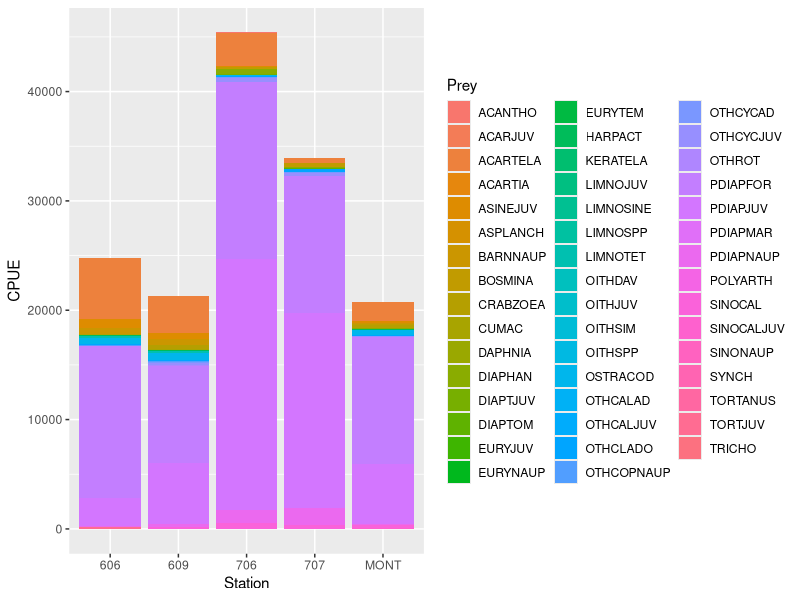
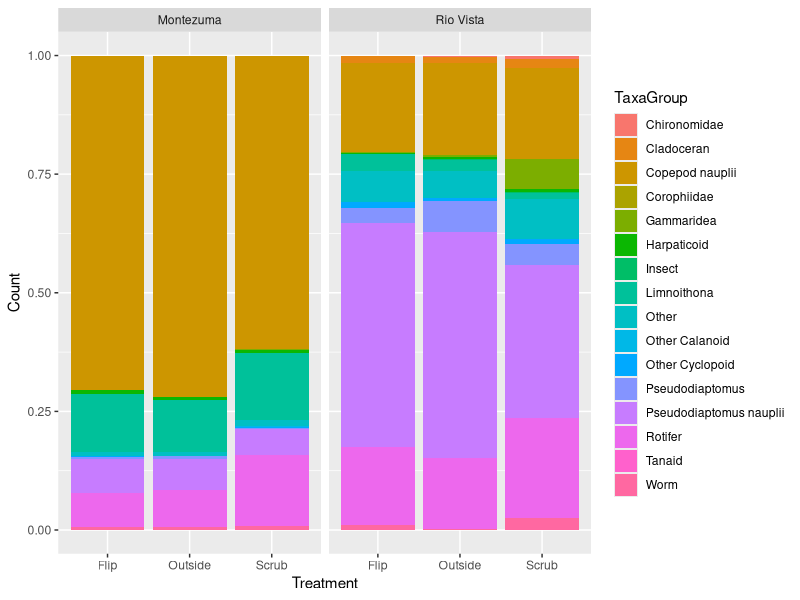
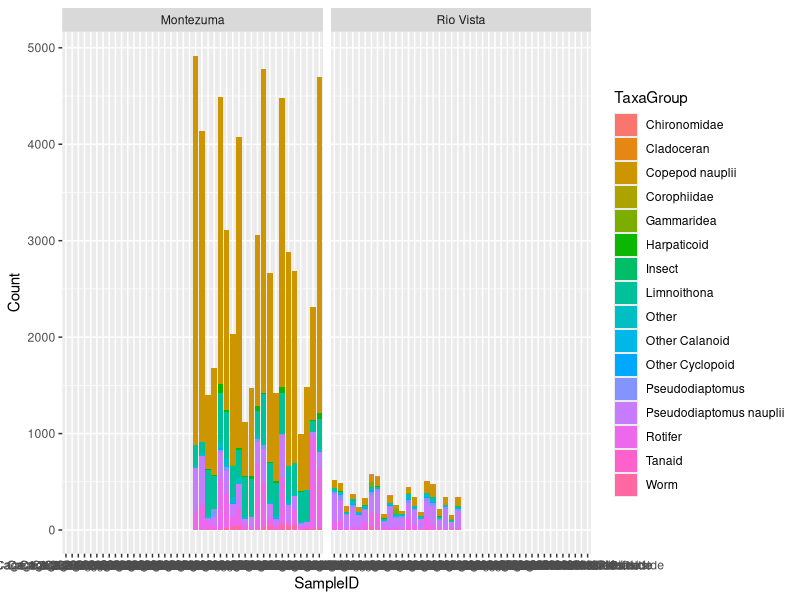
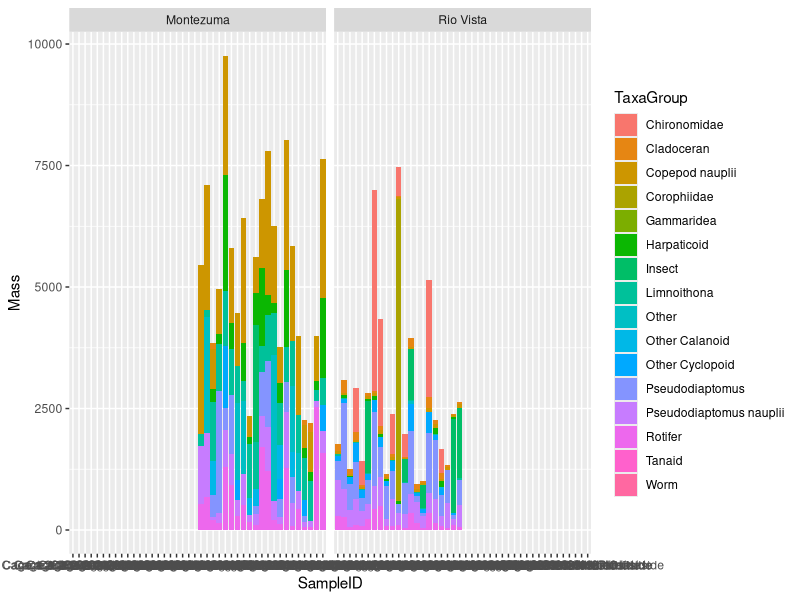
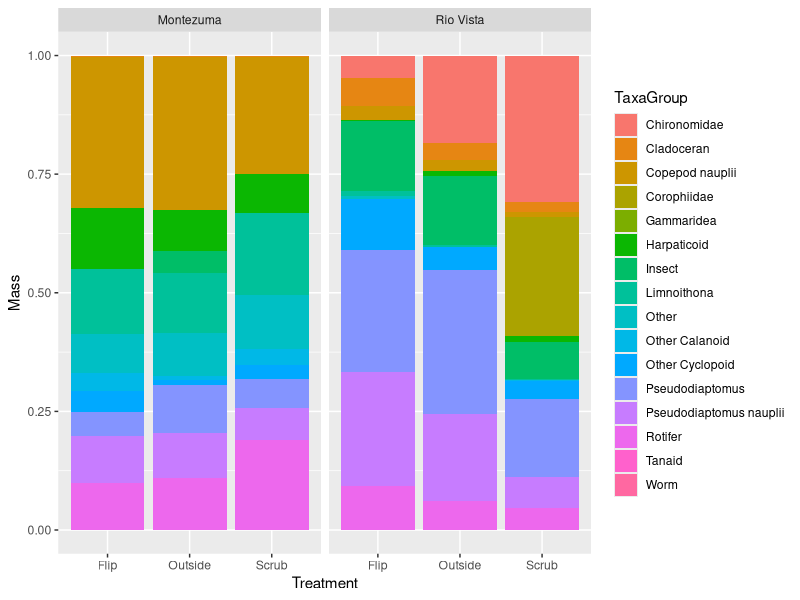
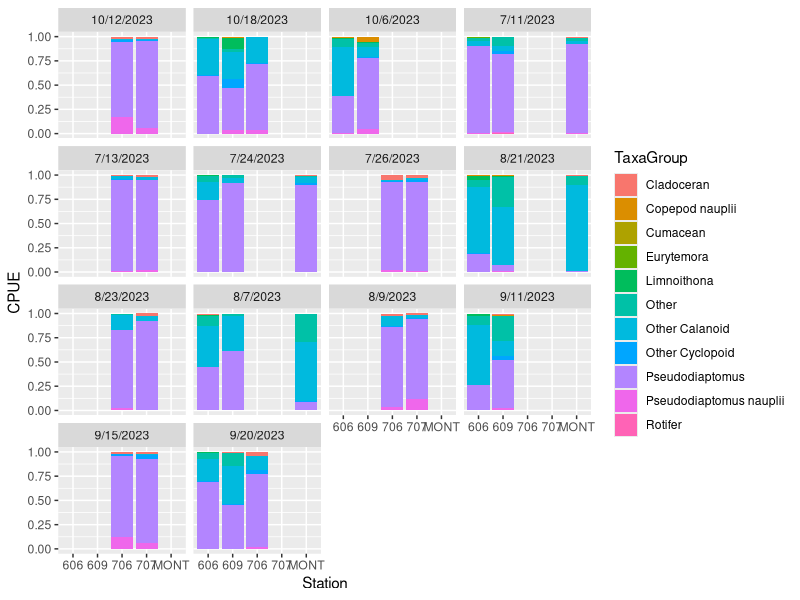
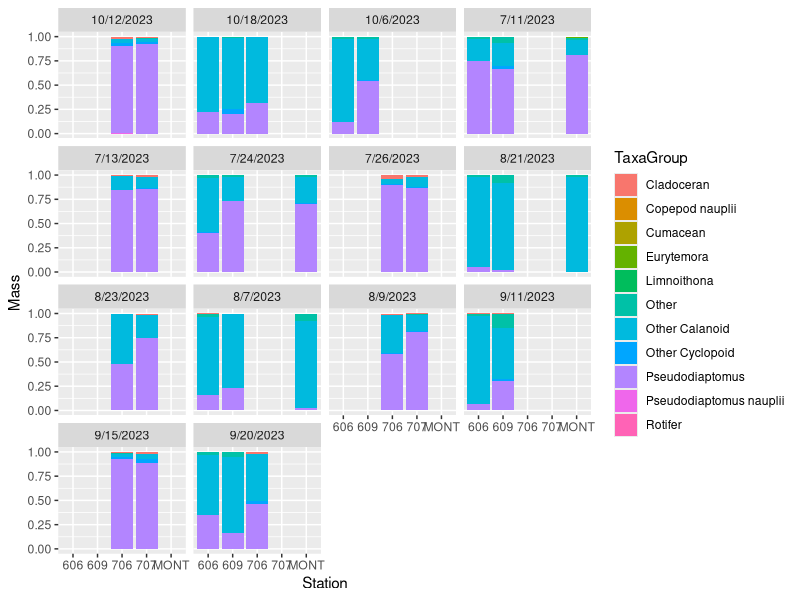
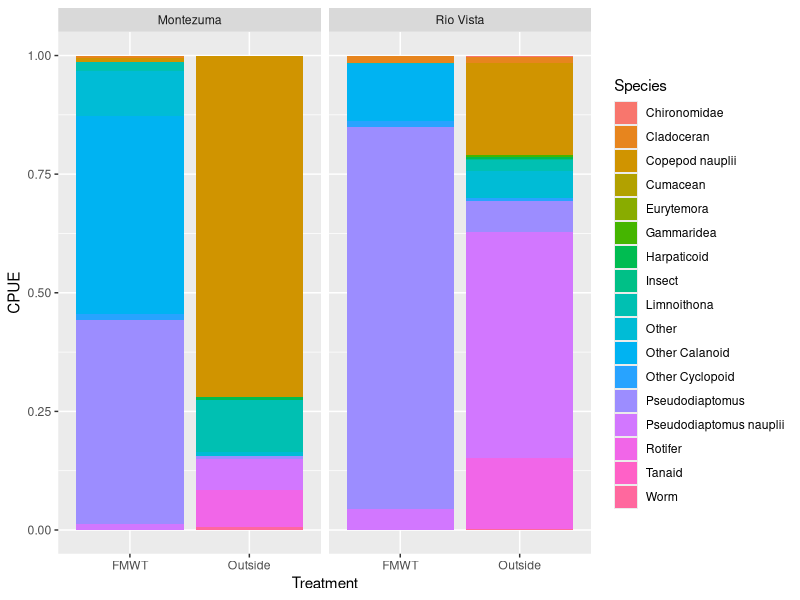

These charts were generated, in order, by the following R code:
#This analysis is to compare the zooplankton assemblage from the biofouling experiment from
#inside of the cages to outside of the cages to the FMWT catches

library(rstatix)
library(tidyverse)
library(lubridate)
library(RColorBrewer)
library(vegan)
library(readxl)
library(ggpubr)
library(dplyr)

#setwd("~/Delta Smelt/biofouling coding")

# Read in Cage Data -------------------------------------------------------
zoops = read_excel("biofouling/ICF_zoops_data_cages.xlsx",
                   sheet = "Zoop Data") 

zoops$Total_Count <- (zoops$`Sample Volume (mL)`/(zoops$`Pipette Volume (mL)`*zoops$`# of Subsamples`))*zoops$Count

#Get data ready to be visualized with our naming conventions
treatments = data.frame(Location = c("Cage 1", "Cage 2", "Cage 3", "Cage 4",
                                     "Cage 5", "Cage 6", "Cage 7", "Cage 8"),
                        Treatment = c("Flip", "Scrub", "Flip", "Scrub",
                                      "Flip", "Scrub", "Flip", "Scrub"))

zoops = mutate(zoops, InOut = case_when(str_detect(Location, "Outside") ~ "Outside",
                                        str_detect(Location, "Inside") ~ "Inside"),
               CageNum = str_sub(Location, 1, 6)) %>%
  left_join(treatments, by = c("CageNum" = "Location")) %>%
  mutate(Treatment = case_when(InOut == "Outside" ~ "Outside",
                               TRUE ~ Treatment),
         Week = week(Date),
         SampleID = paste(CageNum, Date, InOut))
#Adjust for subsampling
#########Don't forget to convert to CPUE
#zoops$Total_Count <- (zoops$`Sample Volume (mL)`/(zoops$`Pipette Volume (mL)`*zoops$`# of Subsamples`))*zoops$Count

# Read in station data ----------------------------------------------------
stations <- read.csv("biofouling/SMSCG_CBNet_2018to2023CPUE_15Jul2024.csv")
#pull station numbers of interest (get comprehensive list from christina)
interest <- c("606","609","MONT","706","707")
stn <- data.frame()
for (i in 1:length(interest)) {
  a <- interest[i]  
  b <- stations[which(stations$Station == a),]
  stn <- rbind(stn, b)
}
stn2023 <- stn[which(stn$Year == 2023),]
#Stations 708 or 709 do not have any data

stn_long <- gather(stn2023, key = 'Prey', value = 'CPUE', ACARTELA:CUMAC)
#exclude all of the preys that start with "ALL..." because they are the sum of other columns i.e. double counting

stn_longx = filter(stn_long, !str_detect(Prey, "ALL"))
#does that same thing stand for "OTH..." category?

#Probably need to filter down dates because it includes the full year

# Crosswalk zoop data --------------------------------------------

#Use crosswalk list Rosie made
#crosswalk = read_csv("biofouling/crosswalk_wstns.csv")
#biomass <- read.csv("biofouling/Cage Biomass crosswalk1.csv")

#new crosswalk from Christina
crosswalk = read_csv("data/Cage Biomass crosswalk Updated.csv")

#masscrosswalk_zoops <- inner_join(crosswalk, biomass, by = c(Zooplankton = "CageCode"))
#masscrosswalk_stations <- inner_join(crosswalk, biomass, by = c(EMP_Code = "EMPCode"))

#Once I built the crosswalk, I joined the common names to each dataset
crosswalkz = select(crosswalk, CageCode, TaxaGroup,  Carbon_weight_ug, WetWeight_g) %>%
  filter(!is.na(CageCode)) %>%
  distinct()
zoops2 = left_join(zoops, crosswalkz, 
                   by = c("Species Name" = "CageCode") )

zoops2.1 = group_by(zoops2, Location, TaxaGroup, Site, Date, CageNum, Treatment, SampleID) %>%
  summarize(Count = sum(Total_Count, na.rm =T), 
            Mass = sum((Total_Count/0.0378541)*Carbon_weight_ug, na.rm =T),
            CPUE = sum(Total_Count/0.0378541)) %>%
  mutate(Type = "Zooplankton") #CPUE*Biomass catch/cubic meter

#add this bit for graphing only
#zoops2.1[nrow(zoops2.1)+1,] <- NA
#a <- nrow(zoops2.1)
#zoops2.1[a,1] <- "Cumacean"
#zoops2.1[a,4] <- "Scrub"
#zoops2.1[a,8] <- "Zooplankton"
#zoops2.1[a,6] <- 0
#zoops2.1[a,2] <- "Rio Vista"
crosswalkEMP = select(crosswalk, EMP_Code, TaxaGroup,  Carbon_weight_ug, WetWeight_g) %>%
  filter(!is.na(EMP_Code)) %>%
  distinct()
stn2 = left_join(stn_longx, crosswalkEMP, 
                 by = c("Prey" = "EMP_Code"))

stn2.1 = stn2 %>%
  mutate(SampleID = paste(Station, Date)) %>%
  #group_by(Year, Station, Date, Analy, CPUE) %>% Scott's origional code
  group_by(Year, Station, Date, TaxaGroup, SampleID) %>% #Rosie's edit
  summarize(CPUE = sum(CPUE, na.rm = T), Mass = sum(CPUE*Carbon_weight_ug, na.rm =T)) %>%
  mutate(Type = "Zooplankton", Treatment = "FMWT")


ggplot(stn2, aes(x = Station, y = CPUE, fill = Prey)) + geom_col()
#looks like "other calanoidA" is mostly acartia or acartiella
#stn2.1 <- stn2.1[which(stn2.1$Analy != "Ignore"),]

#add this bit for graphing only
#miss <- c("Annelida", "Corophiidae", "Gammaridea", "Gastropod", "Hyallela", "Insect")

#for (i in 1:length(miss)) {
#  stn2.1[nrow(stn2.1)+1,] <- NA
#  a <- nrow(stn2.1)
#  stn2.1[a,4] <- miss[i]
#  stn2.1[a,6] <- "Station"
#  stn2.1[a,2] <- "MONT"
#  stn2.1[a,5] <- 0
#  stn2.1[a,3] <- "7/11/2023"
#  stn2.1[a,1] <- 2023
#}
#tail(stn2.1)

#quick graph of the raw data
#collected data graph
ggplot(zoops2.1, aes(x = Treatment, y = Count, fill = TaxaGroup)) + 
  geom_col(position = "fill") +
  facet_wrap(~Site)

ggplot(zoops2.1, aes(x = SampleID, y = Count, fill = TaxaGroup)) + 
  geom_col() +
  facet_wrap(~Site)

ggplot(zoops2.1, aes(x = SampleID, y = Mass, fill = TaxaGroup)) + 
  geom_col() +
  facet_wrap(~Site)



ggplot(zoops2.1, aes(x = Treatment, y = Mass, fill = TaxaGroup)) + 
  geom_col(position = "fill") +
  facet_wrap(~Site)

#Station data graph
ggplot(stn2.1, aes(x = Station, y = CPUE, fill = TaxaGroup)) + 
  geom_col(position = "fill") +
  facet_wrap(~Date) 

ggplot(stn2.1, aes(x = Station, y = Mass, fill = TaxaGroup)) + 
  geom_col(position = "fill") +
  facet_wrap(~Date) 

#Combine data to get at comparisons
head(zoops2.1)
head(stn2.1)

#Rosie's version
zoops2.2 = zoops2.1 %>%
  ungroup() %>%
  select(SampleID, Site, Treatment, CPUE, Mass, 
         Type, CageNum, TaxaGroup, Date)

#zoops2.2 <- zoops2.1$Date
#zoops2.2 <- as_tibble(zoops2.2)
#zoops2.2[,2] <- zoops2.1$Site
#zoops2.2[,3] <- zoops2.1$Treatment
#zoops2.2[,4] <- zoops2.1$Analy
#zoops2.2[,5] <- zoops2.1$Count #should this have been CPUE?
#zoops2.2[,6] <- zoops2.1$Mass

#Rosie's edit
stn2.2 = stn2.1 %>%
  ungroup() %>%
  mutate(Date = mdy(Date)) %>%
  select(SampleID, Date, Type, TaxaGroup, CPUE, Mass, Station) %>%
  mutate(Treatment = "FMWT", Site = case_when(Station %in% c("606", "609", "MONT") ~ "Montezuma",
                                              Station %in% c("706", "707") ~ "Rio Vista"))

#stn2.2 <- stn2.1$Date 
#stn2.2 <- as_tibble(stn2.2)
#stn2.2[,2] <- stn2.1$Station
#stn2.2[,3] <- stn2.1$Type
#stn2.2[,4] <- stn2.1$Analy
#stn2.2[,5] <- stn2.1$CPUE
#stn2.2[,6] <- stn2.1$Mass

#cnames <- c("Date", "Site", "Type", "Species", "CPUE", "Mass")

#colnames(zoops2.2) <- cnames
#colnames(stn2.2) <- cnames

#alloutbugs <- rbind(stn2.2, zoops2.2)

alloutbugs <- bind_rows(stn2.2, zoops2.2) %>%
  rename(Species = TaxaGroup)
alloutbugs <- filter(alloutbugs, Date > ymd("2023-08-20"))

ggplot(filter(alloutbugs, Treatment != "Scrub" & Treatment != "Flip"), aes(x = Treatment, y = CPUE, fill = Species)) + 
  geom_col(position = "fill") +
  facet_wrap(~Site)


ggplot(alloutbugs, aes(x = SampleID, y = CPUE, fill = Species)) + 
  geom_col() +
  facet_wrap(~Site, scales = "free_x")


ggplot(alloutbugs, aes(x = SampleID, y = Mass, fill = Species)) + 
  geom_col() +
  facet_wrap(~Site, scales = "free_x")

ggplot(filter(alloutbugs, Type != "Scrub" & Type != "Flip"), aes(x = Site, y = Mass, fill = Species)) + 
  geom_col(position = "fill") 

allinterestingbugs <- filter(alloutbugs, Species != "Hyalella", Species != "Gammaridea", Species != "Corophiidae",
                             Species != "Insect", Species != "Worm", Species != "Other", Species !="Chironomidae")
#We probably want to plot average CPUE rather than total


allwideCPUE = pivot_wider(allinterestingbugs, id_cols = c(SampleID, Date, Type, Treatment, Site),
                          names_from = Species, values_from = CPUE, values_fill = 0) %>%
  pivot_longer(cols = c(Cladoceran:last_col()), names_to = "Species", values_to = "CPUE")

allwideMass = pivot_wider(allinterestingbugs, id_cols = c(SampleID, Date, Type, Treatment, Site),
                          names_from = Species, values_from = Mass, values_fill = 0) %>%
  pivot_longer(cols = c(Cladoceran:last_col()), names_to = "Species", values_to = "Mass")

allwzeros = left_join(allwideCPUE, allwideMass)

InterestingAve = allwzeros %>%
  group_by(Treatment, Site, Species) %>%
  summarize(CPUE = mean(CPUE), Mass = mean(Mass))


ggplot(filter(allinterestingbugs, Type != "Scrub" & Type != "Flip"), 
       aes(x = Treatment, y = CPUE, fill = Species)) + 
  geom_col(position = "fill") +
  facet_wrap(Site~Date) 

ggplot(filter(InterestingAve), 
       aes(x = Treatment, y = Mass, fill = Species)) + 
  geom_col(position = "fill") +
  facet_wrap(~Site)
 



save(allinterestingbugs,alloutbugs,allwzeros, file = "data/allinterestingbugs.RData")

#Make new groupings to compare 
# allinterestingbugs$Group <- "Place"
# allinterestingbugs[which(allinterestingbugs$Site == "606"),7] <- "Montezuma"
# allinterestingbugs[which(allinterestingbugs$Site == "609"),7] <- "Montezuma"
# allinterestingbugs[which(allinterestingbugs$Site == "MONT"),7] <- "Montezuma"
# allinterestingbugs[which(allinterestingbugs$Site == "Montezuma"),7] <- "Montezuma"
# allinterestingbugs[which(allinterestingbugs$Site == "706"),7] <- "Rio Vista"
# allinterestingbugs[which(allinterestingbugs$Site == "707"),7] <- "Rio Vista"
# allinterestingbugs[which(allinterestingbugs$Site == "Rio Vista"),7] <- "Rio Vista"




ggplot(filter(allwzeros, Species == "Pseudodiaptomus"), 
       aes(x = Site, y = CPUE, fill = Treatment)) + 
  geom_boxplot(position = "dodge") +
  labs(title = "Pseudodiaptomus")


ggplot(filter(allwzeros, Species == "Pseudodiaptomus"), 
       aes(x = Site, y = Mass, fill = Treatment)) + 
  geom_boxplot(position = "dodge") +
  labs(title = "Pseudodiaptomus")

ggplot(filter(InterestingAve, Treatment != "Scrub" &  Treatment  != "Flip", Species == "Pseudodiaptomus"), 
       aes(x = Site, y = CPUE, fill = Treatment)) + 
  geom_bar(stat="identity", position = "dodge") +
  labs(title = "Pseudodiaptomus forbesi")

ggplot(filter(InterestingAve,  Treatment != "Scrub" &  Treatment  != "Flip",Species == "Pseudodiaptomus nauplii"), 
       aes(x = Treatment, y = Mass, fill =Site)) + 
  geom_bar(stat="identity", position = "dodge") +
  labs(title = "Pseudodiaptomus nauplii")

ggplot(filter(InterestingAve,  Treatment != "Scrub" &  Treatment  != "Flip", Species == "Pseudodiaptomus nauplii"), 
       aes(x = Treatment, y = CPUE, fill = Site)) + 
  geom_bar(stat="identity", position = "dodge") +
  labs(title = "Pseudodiaptomus nauplii")

ggplot(filter(InterestingAve, Treatment != "Scrub" & Treatment != "Flip", Species == "Limnoithona"), 
       aes(x = Site, y = CPUE, fill = Treatment)) + 
  geom_bar(stat="identity", position = "dodge") +
  labs(title = "Limnoithona")

ggplot(filter(InterestingAve,  Species == "Limnoithona"), 
       aes(x = Treatment, y = Mass, fill = Site)) + 
  geom_bar(stat="identity", position = "dodge") +
  labs(title = "Limnoithona")

#This is the NMDS, I dont see the permanova
vegbugs <- dist(alloutbugs$CPUE)
zoop_dist <- vegdist(vegbugs, method = "bray")
nmds <- metaMDS(zoop_dist)

stressplot(nmds)

scores(nmds)%>%
  as_tibble(rownames == "Group") %>%
  ggplot(aes(x=NMDS1, y=NMDS2)) +
  geom_point()
